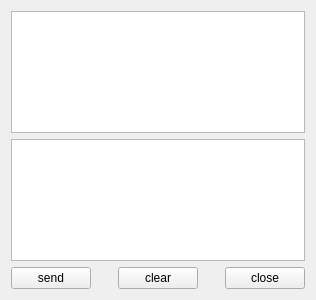
<?xml version="1.0" encoding="UTF-8"?>
<ui version="4.0">
 <class>ServerWidget</class>
 <widget class="QWidget" name="ServerWidget">
  <property name="geometry">
   <rect>
    <x>0</x>
    <y>0</y>
    <width>316</width>
    <height>300</height>
   </rect>
  </property>
  <property name="windowTitle">
   <string>ServerWidget</string>
  </property>
  <layout class="QGridLayout" name="gridLayout">
   <item row="0" column="0" colspan="5">
    <widget class="QTextEdit" name="textEditRead">
     <property name="lineWrapColumnOrWidth">
      <number>3</number>
     </property>
     <property name="readOnly">
      <bool>true</bool>
     </property>
    </widget>
   </item>
   <item row="1" column="0" colspan="5">
    <widget class="QTextEdit" name="textEditWrite"/>
   </item>
   <item row="2" column="0">
    <widget class="QPushButton" name="buttonSend">
     <property name="text">
      <string>send</string>
     </property>
    </widget>
   </item>
   <item row="2" column="1">
    <spacer name="horizontalSpacer">
     <property name="orientation">
      <enum>Qt::Horizontal</enum>
     </property>
     <property name="sizeHint" stdset="0">
      <size>
       <width>22</width>
       <height>20</height>
      </size>
     </property>
    </spacer>
   </item>
   <item row="2" column="2">
    <widget class="QPushButton" name="pushButton">
     <property name="text">
      <string>clear</string>
     </property>
    </widget>
   </item>
   <item row="2" column="3">
    <spacer name="horizontalSpacer_2">
     <property name="orientation">
      <enum>Qt::Horizontal</enum>
     </property>
     <property name="sizeHint" stdset="0">
      <size>
       <width>21</width>
       <height>20</height>
      </size>
     </property>
    </spacer>
   </item>
   <item row="2" column="4">
    <widget class="QPushButton" name="buttonClose">
     <property name="text">
      <string>close</string>
     </property>
    </widget>
   </item>
  </layout>
 </widget>
 <layoutdefault spacing="6" margin="11"/>
 <resources/>
 <connections/>
</ui>
